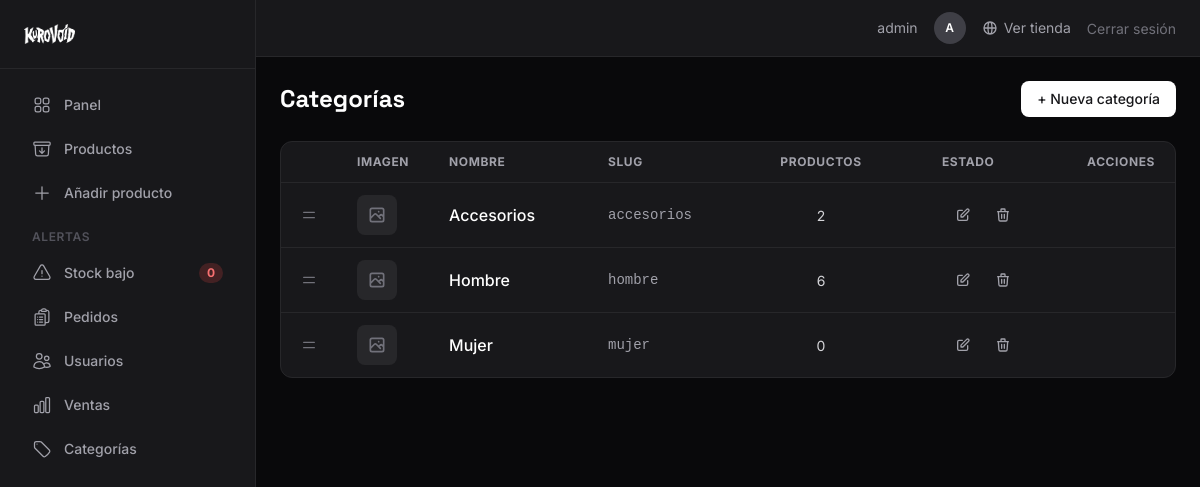
The app's page /dashboard/categorias/ (signed in), older data.
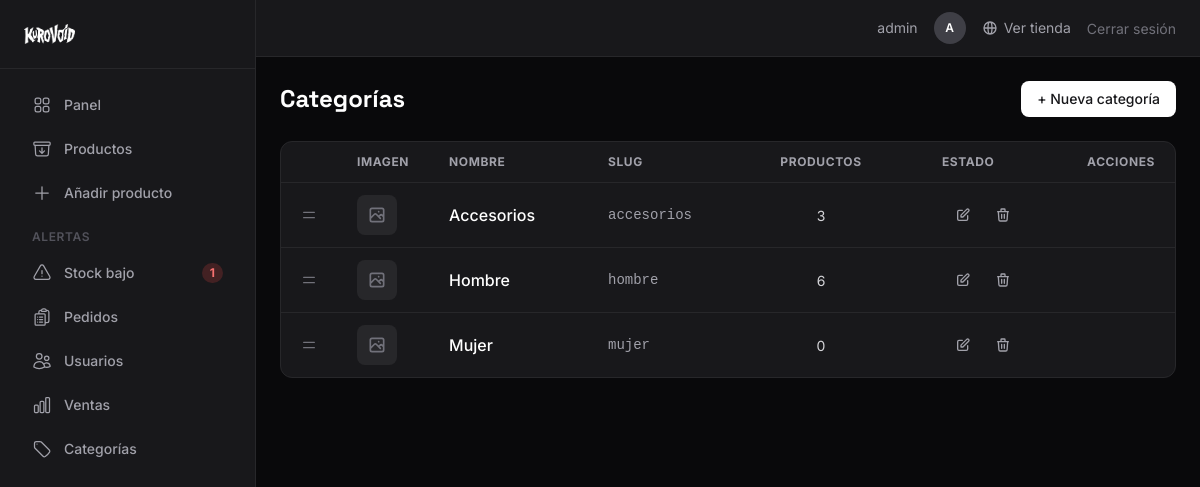
The same page, newer data.
### apps/catalog/models.py (models this page shows, shortened)
class Category(models.Model):
    name = models.CharField(max_length=100, unique=True)
    slug = models.SlugField(max_length=120, unique=True, blank=True)
    image = models.ImageField(upload_to="categories/", blank=True, null=True)
    description = models.TextField(blank=True)
    is_active = models.BooleanField(default=True)
    orden = models.IntegerField(default=0)
    class Meta:
        verbose_name_plural = "categories"
        ordering = ["orden", "name"]

### apps/dashboard/views.py (the view)
# urls.py: path("categorias/", views.CategoryListView.as_view(), name="categoria_list"),
@method_decorator([login_required, staff_member_required], name="dispatch")
class CategoryListView(ListView):
    model = CategoryModel
    template_name = "dashboard/categoria_list.html"
    context_object_name = "categorias"
    ordering = ["orden", "name"]
    def get_context_data(self, **kwargs):
        context = super().get_context_data(**kwargs)
        for cat in context["categorias"]:
            cat.productos_activos = cat.products.filter(is_active=True).count()
        return context

### apps/dashboard/context_processors.py (called while the page is built)
def dashboard_sidebar(request):
    if request.user.is_authenticated and request.user.is_staff:
        return {
            "low_stock_count": Product.objects.filter(stock__lte=3).count()
        }
    return {}

### templates/dashboard/categoria_list.html (shortened to what this page needs)
{% extends "dashboard/base_dashboard.html" %}
{% load static %}
{% block content %}
<div class="flex items-center justify-between mb-6">
  <h1 class="font-['Space_Grotesk'] text-2xl font-bold text-white">Categorías</h1>
  <a href="{% url 'dashboard:categoria_create' %}" class="px-4 py-2 bg-white text-zinc-900 rounded-lg text-sm font-medium hover:bg-zinc-200 transition-colors">
    + Nueva categoría
  </a>
</div>
<div class="bg-zinc-900 border border-zinc-800 rounded-xl overflow-hidden">
  {% if categorias %}
  <table class="w-full" id="categoriaTable">
    <thead>
      <tr class="text-zinc-400 text-xs uppercase tracking-wider border-b border-zinc-800">
        <th class="px-5 py-3 text-left w-8"></th>
        <th class="px-5 py-3 text-left" style="width:60px;">Imagen</th>
        <th class="px-5 py-3 text-left">Nombre</th>
        <th class="px-5 py-3 text-left hidden md:table-cell">Slug</th>
        <th class="px-5 py-3 text-center">Productos</th>
        <th class="px-5 py-3 text-center">Estado</th>
        <th class="px-5 py-3 text-right">Acciones</th>
      </tr>
    </thead>
    <tbody id="categoriaSortable" class="divide-y divide-zinc-800">
      {% for cat in categorias %}
      <tr data-id="{{ cat.id }}" class="hover:bg-zinc-800/50 transition-colors cursor-grab active:cursor-grabbing">
        <td class="px-5 py-3 text-zinc-500">
          <svg class="w-4 h-4" fill="none" stroke="currentColor" viewBox="0 0 24 24">
            <path stroke-linecap="round" stroke-linejoin="round" stroke-width="2" d="M4 8h16M4 16h16"/>
          </svg>
        </td>
        <td class="px-5 py-3">
          {% if cat.image %}
          <img src="{{ cat.image.url }}" alt="{{ cat.name }}" class="w-10 h-10 rounded-lg object-cover bg-zinc-800">
          {% else %}
          <div class="w-10 h-10 rounded-lg bg-zinc-800 flex items-center justify-center text-zinc-500">
            <svg class="w-5 h-5" fill="none" stroke="currentColor" viewBox="0 0 24 24">
              <path stroke-linecap="round" stroke-linejoin="round" stroke-width="2" d="M4 16l4.586-4.586a2 2 0 012.828 0L16 16m-2-2l1.586-1.586a2 2 0 012.828 0L20 14m-6-6h.01M6 20h12a2 2 0 002-2V6a2 2 0 00-2-2H6a2 2 0 00-2 2v12a2 2 0 002 2z"/>
            </svg>
          </div>
          {% endif %}
        </td>
        <td class="px-5 py-3">
          <span class="text-white font-medium">{{ cat.name }}</span>
        </td>
        <td class="px-5 py-3 text-zinc-400 font-mono text-sm hidden md:table-cell">{{ cat.slug }}</td>
        <td class="px-5 py-3 text-center">
          <span class="text-zinc-300 text-sm">{{ cat.productos_activos }}</span>
        </td>
        <td class="px-5 py-3 text-center">
          <div class="flex items-center justify-end gap-2">
            <a href="{% url 'dashboard:categoria_update' cat.id %}" class="p-2 text-zinc-400 hover:text-white hover:bg-zinc-700 rounded-lg transition-colors" title="Editar">
              <svg class="w-4 h-4" fill="none" stroke="currentColor" viewBox="0 0 24 24">
                <path stroke-linecap="round" stroke-linejoin="round" stroke-width="2" d="M11 5H6a2 2 0 00-2 2v11a2 2 0 002 2h11a2 2 0 002-2v-5m-1.414-9.414a2 2 0 112.828 2.828L11.828 15H9v-2.828l8.586-8.586z"/>
              </svg>
            </a>
            <a href="{% url 'dashboard:categoria_delete' cat.id %}" class="p-2 text-zinc-400 hover:text-red-400 hover:bg-red-500/10 rounded-lg transition-colors" title="Eliminar">
              <svg class="w-4 h-4" fill="none" stroke="currentColor" viewBox="0 0 24 24">
                <path stroke-linecap="round" stroke-linejoin="round" stroke-width="2" d="M19 7l-.867 12.142A2 2 0 0116.138 21H7.862a2 2 0 01-1.995-1.858L5 7m5 4v6m4-6v6m1-10V4a1 1 0 00-1-1h-4a1 1 0 00-1 1v3M4 7h16"/>
              </svg>
            </a>
          </div>
        </td>
      </tr>
      {% endfor %}
    </tbody>
  </table>
  {% endif %}
</div>
{% endblock %}

### templates/dashboard/base_dashboard.html (shortened to what the changed rows need)
{% load static %}
<!DOCTYPE html>
<html lang="es" class="bg-zinc-950">
<head>
    <link rel="stylesheet" href="{% static 'css/output.css' %}">
</head>
<body class="bg-zinc-950 text-white min-h-screen font-['Inter']">
    <div class="flex min-h-screen">
        <aside class="w-64 bg-zinc-900 border-r border-zinc-800 flex flex-col shrink-0">
            <nav class="flex-1 p-4 space-y-1">
                <a href="{% url 'dashboard:alertas' %}" class="flex items-center justify-between gap-3 px-4 py-2.5 rounded-lg text-sm font-medium text-zinc-400 hover:text-white hover:bg-zinc-800 transition-colors group">
                    <div class="flex items-center gap-3">
                        Stock bajo
                    </div>
                    <span class="px-2 py-0.5 rounded-full text-xs font-bold bg-red-500/20 text-red-400 group-hover:bg-red-500/30 transition-colors" id="sidebar-alertas-count">{{ low_stock_count|default:"0" }}</span>
                </a>
            </nav>
        </aside>
        <div class="flex-1 flex flex-col min-w-0">
            <main class="flex-1 p-6 overflow-auto">
                {% block content %}{% endblock %}
            </main>
        </div>
    </div>
</body>
</html>

Row changes from the older to the newer data that the page shows:
changed Category "Accesorios": productos_activos "2" → "3"
Text that changed along with them:
{{ low_stock_count|default:"0" }}: "0" → "1"
